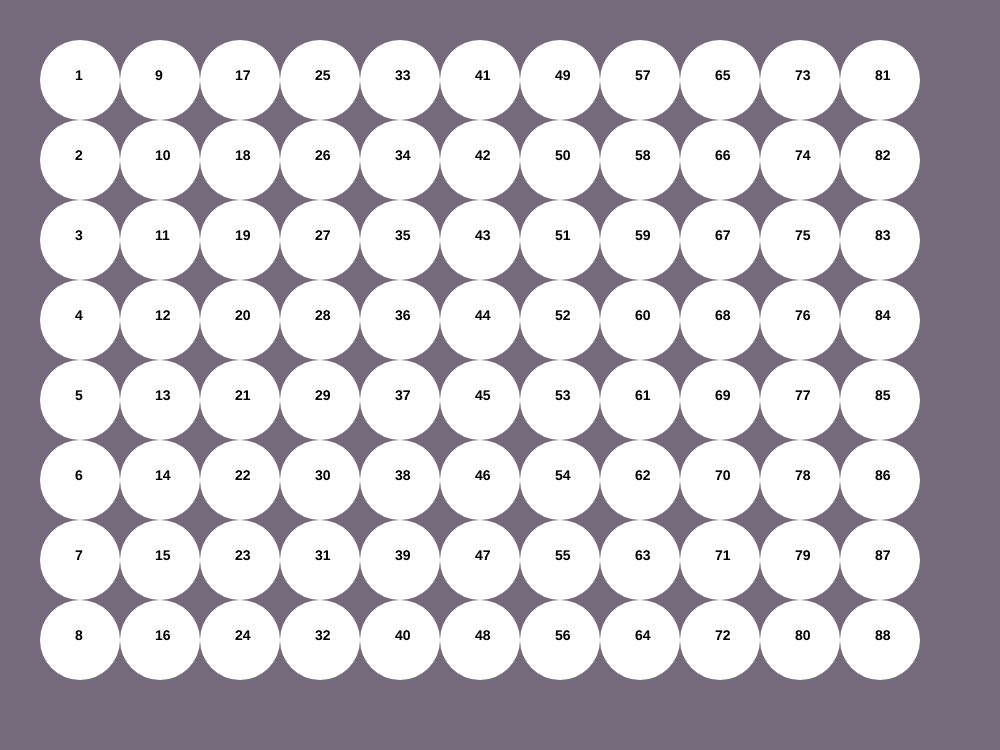
Frame 1 (no input)
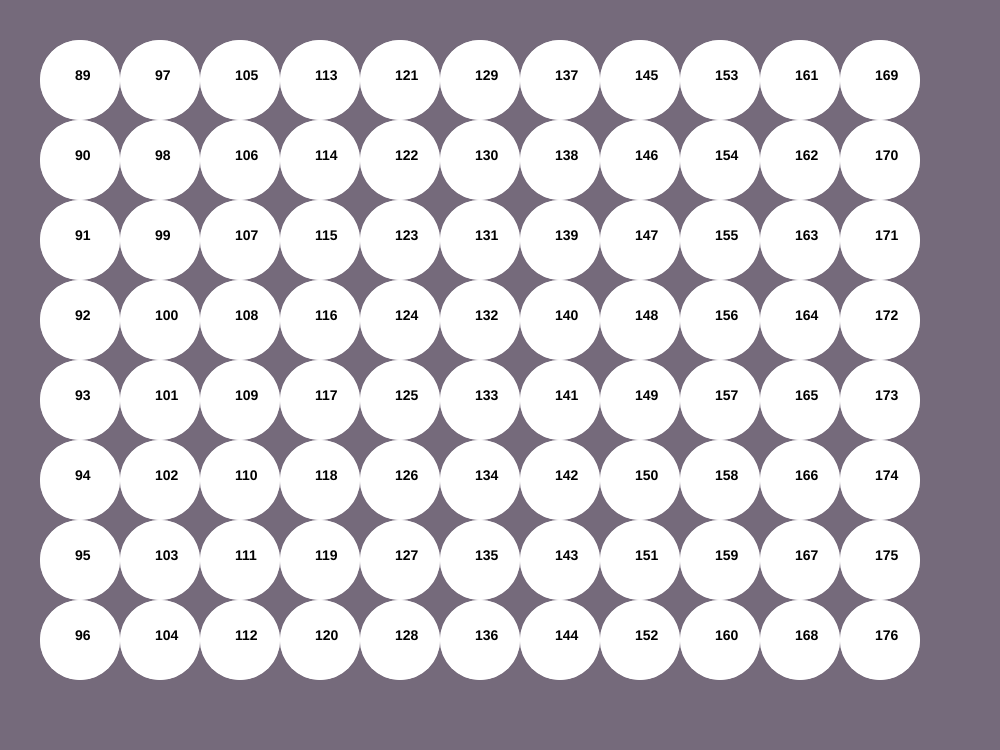
Frame 2 (the mouse pressed at the canvas centre, redrawn once)

The p5.js sketch that drew these frames (run headless with seeded random() and noise() and a simulated clock; the mouse was pressed at the canvas centre and the sketch redrawn once):

// p5.js sketch
// ── sketch.js
let canvasWidth = 1000;
let canvasHeight = 750;
let circleSize = 80;
let count = 0;


function setup() {
  var canvas = createCanvas(canvasWidth, canvasHeight);
  background("rgba(59, 43, 68,0.7)");
  textStyle(BOLD);
  textSize(14);
  noStroke();
  noLoop();
}

function draw() {

    for (let x = circleSize; x <= canvasWidth - circleSize; x += circleSize) {
      for (
        let y = circleSize;
        y <= canvasHeight - circleSize;
        y += circleSize
      ) {
        for (let d = 0; d <= circleSize; d += circleSize) {
          ellipse(x, y, d);
          count++;
        }
         text(count/2,x-5,y);
      }
    }
}
